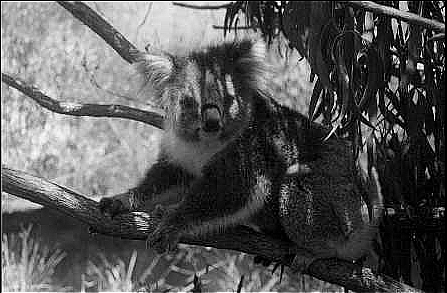

Source code (Python):
import numpy as np
import matplotlib.pyplot as plt
import scipy.misc
from skimage.color import rgb2gray
from skimage import morphology
from skimage import measure
import copy
import math
import scipy.fftpack as sp

filepath = "test_images/"

def readImage(name):
    return plt.imread(filepath+name)

def displayImage(image,m=1):
    plt.gray()
    plt.imshow(image,vmin=0,vmax=m)
    plt.axis("off")
    plt.show()

def getImageMax(image):
    type = image.dtype
    if np.issubdtype(type,np.integer):
        return np.iinfo(type).max
    else:
        return 1

def saveImage(image,name):
    plt.imsave(name,image,vmin=0,vmax=getImageMax(image))

#
#
#   Spatial Filtering
#
#

koala = readImage("koala.png")
koala = rgb2gray(koala)
displayImage(koala)

hb = 3*np.array([[0,0,0],[0,1,0],[0,0,0]]) - (2.0/9)*np.ones((3,3))

def applyFilter(f,h):
    offset = math.floor(h.shape[0]/2)
    fp = padZero(f,offset)
    newImage = np.zeros(fp.shape)
    for x in range(offset,fp.shape[0]+offset-1):
        for y in range(offset,f.shape[1]+offset-1):
            g = 0
            for s in range(h.shape[0]):
                for t in range(h.shape[1]):
                    w = h[s,t]
                    F = fp[x-s,y-t]
                    g += w*F
            newImage[x,y] = g
    return dePad(newImage,offset)

def padZero(f,offset):
    fp = np.zeros((f.shape[0]+2*offset,f.shape[1]+2*offset))
    fp[offset:f.shape[0]+offset,offset:f.shape[1]+offset] = f
    return fp

def dePad(f,offset):
    return f[offset:f.shape[0]+offset,offset:f.shape[1]+offset]

Q_koala = applyFilter(koala,hb)
displayImage(Q_koala)
saveImage(Q_koala,"Q_koala.png")
